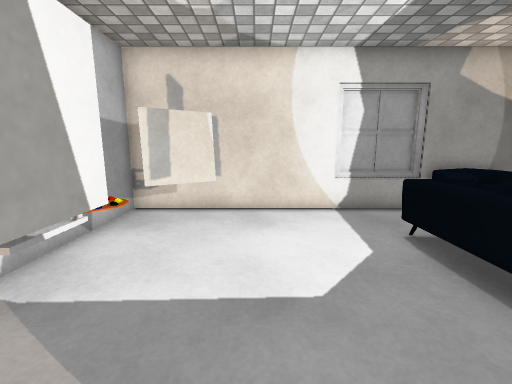
[1] (above)

12 first-person views from a walk through a 3-D level made in the Unity game engine. The camera is 1.2 m above the floor, tilts 10° down and sees 90° across. The floor is counted in squares, 0.5 m on a side. Each view is taken from the middle of a square. On the plan, view 1 faces up. The plan holds only what a view shows up to about 17 squares ahead; the rest is blank. The player character is not drawn. Some surface patterns are stand-ins.

[2]
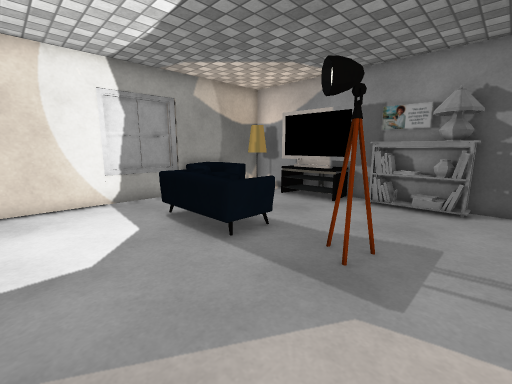

[3]
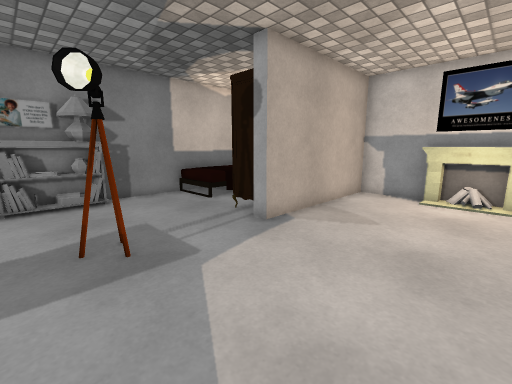

[4]
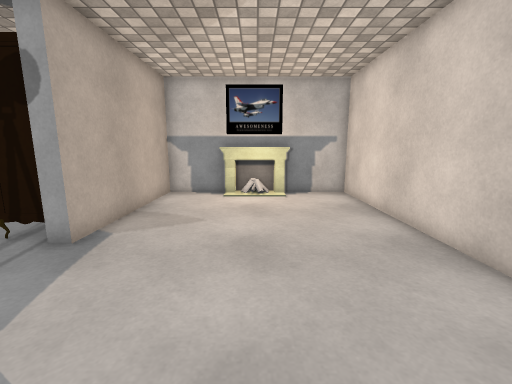

[5]
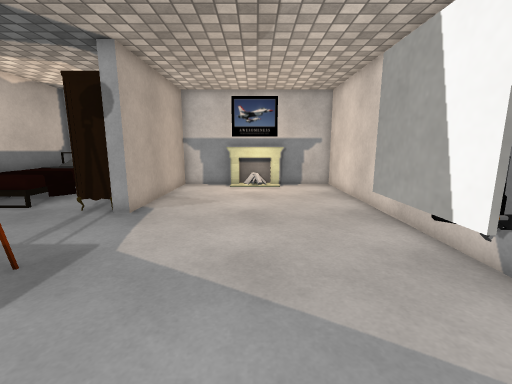

[6]
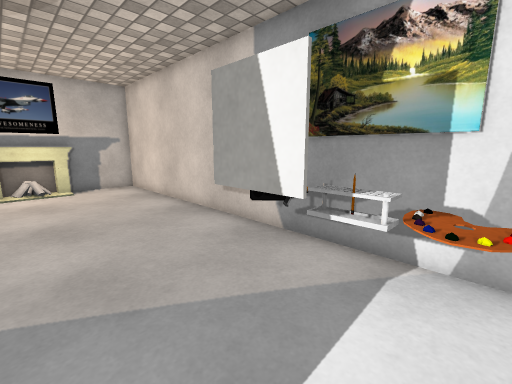

[7]
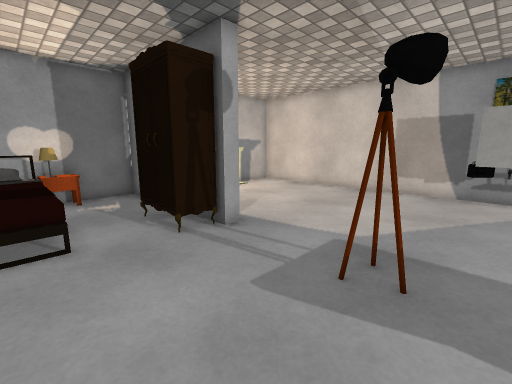

[8]
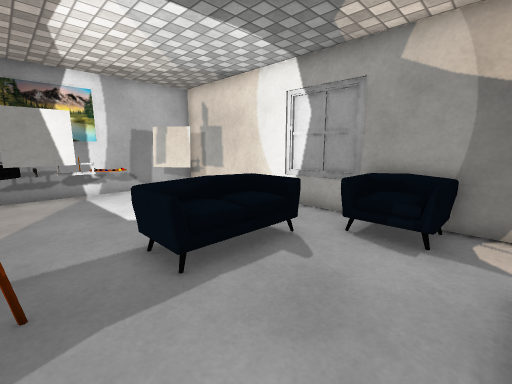

[9]
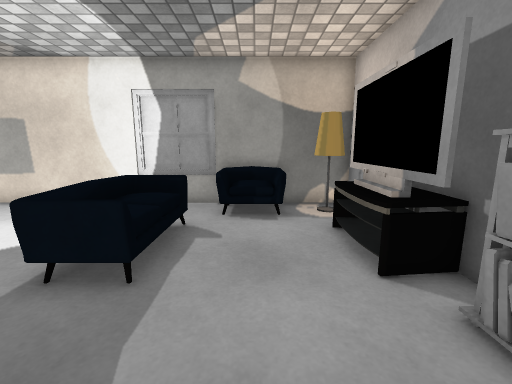

[10]
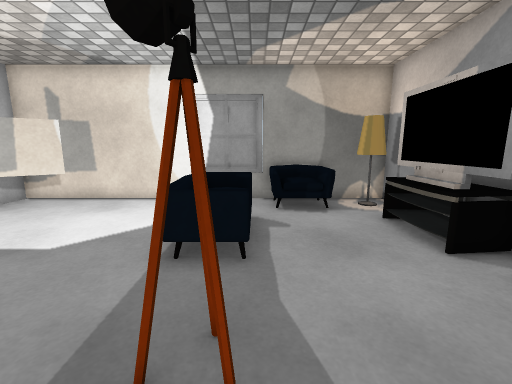

[11]
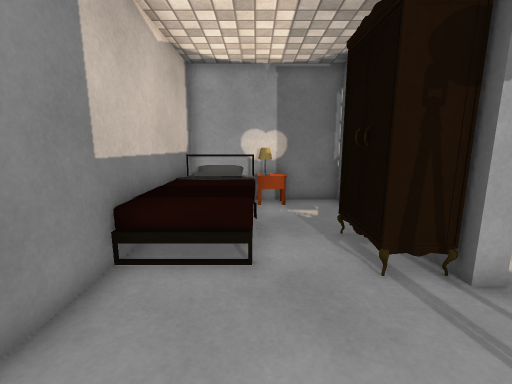

[12]
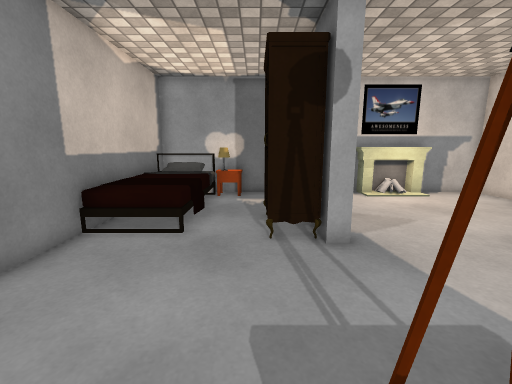

### Floor plan
Key: @ floor where view 1 was taken; # wall or solid block; x gap in a wall; . floor; / step, stairs or slope; T thing the floor can be seen under or through; O other object.
Columns run from 5 left of view 1 to 12 right of it. Each row starts with its distance up from view 1.
 10 ##################
  9 #.......... O OOO#
  8 #..T........OOOOO#
  7 #.TT..... O.....O#
  6 #.x...... O....OO#
  5 #OO......OO....OO#
  4 #O#......OO....OO#
  3 #.OT.....OOO....O#
  2 #.OT............O#
  1 #.OT......O.....O#
  0 #....@....OO....O#
 -1 #...............O#
 -2 #................#
 -3 #................#
 -4 #.........#O.....#
 -5 #.........OOO.O//#
 -6 #.........O O./  #
 -7 #.........# O./  #
 -8 #.........#...O  #
 -9 #.........#...O  #
-10 #.........#..OO  #
-11 #..OOOOO..#..OO  #
-12 ##################

Where each view was taken, in squares from view 1:
view 1: 0 up, 0 right, facing up
view 2: 2 down, 0 right, facing up-right
view 3: 2 up, 1 left, facing down-right
view 4: 2 up, 0 right, facing down
view 5: 5 up, 0 right, facing down
view 6: 5 up, 1 right, facing down-left
view 7: 2 up, 10 right, facing down-left
view 8: 1 up, 10 right, facing up-left
view 9: 1 down, 8 right, facing up
view 10: 2 down, 6 right, facing up
view 11: 0 up, 9 right, facing down
view 12: 2 up, 7 right, facing down
